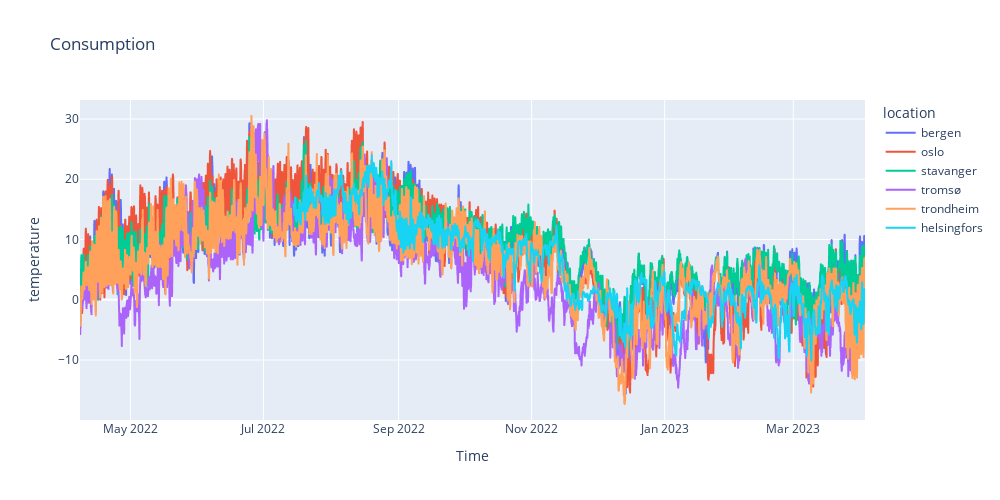

The cell this chart's notebook holds for it:
### Code cell
fig = px.line(df, x="time", y="temperature", color="location", labels={"consumption": "Consumption", "time": "Time"},
              title="Consumption", width=1000, height=500)

fig.show()

### Figure 1 — Plotly figure (JSON) as saved in the notebook; plotly's stock layout.template omitted (floating-point values rounded to 4 significant figures; data arrays with more than 128 entries replaced by an {"elided": "..."} marker saying what was removed)
{"data": [{"hovertemplate": "location=bergen<br>Time=%{x}<br>temperature=%{y}<extra></extra>", "legendgroup": "bergen", "line": {"color": "#636efa", "dash": "solid"}, "marker": {"symbol": "circle"}, "mode": "lines", "name": "bergen", "showlegend": true, "type": "scattergl", "x": {"elided": "8641 str values"}, "xaxis": "x", "y": {"elided": "8641 float values"}, "yaxis": "y"}, {"hovertemplate": "location=oslo<br>Time=%{x}<br>temperature=%{y}<extra></extra>", "legendgroup": "oslo", "line": {"color": "#EF553B", "dash": "solid"}, "marker": {"symbol": "circle"}, "mode": "lines", "name": "oslo", "showlegend": true, "type": "scattergl", "x": {"elided": "8641 str values"}, "xaxis": "x", "y": {"elided": "8641 float values"}, "yaxis": "y"}, {"hovertemplate": "location=stavanger<br>Time=%{x}<br>temperature=%{y}<extra></extra>", "legendgroup": "stavanger", "line": {"color": "#00cc96", "dash": "solid"}, "marker": {"symbol": "circle"}, "mode": "lines", "name": "stavanger", "showlegend": true, "type": "scattergl", "x": {"elided": "8641 str values"}, "xaxis": "x", "y": {"elided": "8641 float values"}, "yaxis": "y"}, {"hovertemplate": "location=tromsø<br>Time=%{x}<br>temperature=%{y}<extra></extra>", "legendgroup": "tromsø", "line": {"color": "#ab63fa", "dash": "solid"}, "marker": {"symbol": "circle"}, "mode": "lines", "name": "tromsø", "showlegend": true, "type": "scattergl", "x": {"elided": "8641 str values"}, "xaxis": "x", "y": {"elided": "8641 float values"}, "yaxis": "y"}, {"hovertemplate": "location=trondheim<br>Time=%{x}<br>temperature=%{y}<extra></extra>", "legendgroup": "trondheim", "line": {"color": "#FFA15A", "dash": "solid"}, "marker": {"symbol": "circle"}, "mode": "lines", "name": "trondheim", "showlegend": true, "type": "scattergl", "x": {"elided": "8641 str values"}, "xaxis": "x", "y": {"elided": "8641 float values"}, "yaxis": "y"}, {"hovertemplate": "location=helsingfors<br>Time=%{x}<br>temperature=%{y}<extra></extra>", "legendgroup": "helsingfors", "line": {"color": "#19d3f3", "dash": "solid"}, "marker": {"symbol": "circle"}, "mode": "lines", "name": "helsingfors", "showlegend": true, "type": "scattergl", "x": {"elided": "6289 str values"}, "xaxis": "x", "y": {"elided": "6289 float values"}, "yaxis": "y"}], "layout": {"height": 500, "legend": {"title": {"text": "location"}, "tracegroupgap": 0}, "title": {"text": "Consumption"}, "width": 1000, "xaxis": {"anchor": "y", "domain": [0, 1], "title": {"text": "Time"}}, "yaxis": {"anchor": "x", "domain": [0, 1], "title": {"text": "temperature"}}}}
